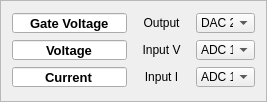
           <widget class="QFrame" name="frame_FourTerminal_ChannelSettings">
            <property name="styleSheet">
             <string notr="true">#frame_FourTerminal_ChannelSettings{
border:1px solid rgb(168,168,168)
}</string>
            </property>
            <property name="frameShape">
             <enum>QFrame::StyledPanel</enum>
            </property>
            <property name="frameShadow">
             <enum>QFrame::Raised</enum>
            </property>
            <layout class="QGridLayout" name="Layout_FourTerminal_ChannelSettings_2" rowstretch="1,1,1" columnstretch="2,1,1">
             <item row="0" column="0">
              <widget class="QLineEdit" name="lineEdit_FourTerminal_NameOutput1">
               <property name="sizePolicy">
                <sizepolicy hsizetype="Fixed" vsizetype="Fixed">
                 <horstretch>0</horstretch>
                 <verstretch>0</verstretch>
                </sizepolicy>
               </property>
               <property name="minimumSize">
                <size>
                 <width>60</width>
                 <height>20</height>
                </size>
               </property>
               <property name="maximumSize">
                <size>
                 <width>300</width>
                 <height>20</height>
                </size>
               </property>
               <property name="font">
                <font>
                 <pointsize>10</pointsize>
                 <weight>75</weight>
                 <bold>true</bold>
                </font>
               </property>
               <property name="toolTip">
                <string>Click to edit name</string>
               </property>
               <property name="styleSheet">
                <string notr="true">#label_Basename{
color: rgb(168, 168, 168)
}</string>
               </property>
               <property name="text">
                <string>Gate Voltage</string>
               </property>
               <property name="alignment">
                <set>Qt::AlignCenter</set>
               </property>
              </widget>
             </item>
             <item row="1" column="1">
              <widget class="QLabel" name="label_FourTerminal_Input1">
               <property name="minimumSize">
                <size>
                 <width>40</width>
                 <height>20</height>
                </size>
               </property>
               <property name="text">
                <string>Input V</string>
               </property>
               <property name="alignment">
                <set>Qt::AlignCenter</set>
               </property>
              </widget>
             </item>
             <item row="0" column="1">
              <widget class="QLabel" name="label_FourTerminal_Output1">
               <property name="minimumSize">
                <size>
                 <width>40</width>
                 <height>20</height>
                </size>
               </property>
               <property name="text">
                <string>Output</string>
               </property>
               <property name="alignment">
                <set>Qt::AlignCenter</set>
               </property>
              </widget>
             </item>
             <item row="1" column="0">
              <widget class="QLineEdit" name="lineEdit_FourTerminal_NameInput1">
               <property name="sizePolicy">
                <sizepolicy hsizetype="Fixed" vsizetype="Fixed">
                 <horstretch>0</horstretch>
                 <verstretch>0</verstretch>
                </sizepolicy>
               </property>
               <property name="minimumSize">
                <size>
                 <width>60</width>
                 <height>20</height>
                </size>
               </property>
               <property name="maximumSize">
                <size>
                 <width>300</width>
                 <height>20</height>
                </size>
               </property>
               <property name="font">
                <font>
                 <pointsize>10</pointsize>
                 <weight>75</weight>
                 <bold>true</bold>
                </font>
               </property>
               <property name="toolTip">
                <string>Click to edit name</string>
               </property>
               <property name="styleSheet">
                <string notr="true">#label_Basename{
color: rgb(168, 168, 168)
}</string>
               </property>
               <property name="text">
                <string>Voltage</string>
               </property>
               <property name="alignment">
                <set>Qt::AlignCenter</set>
               </property>
              </widget>
             </item>
             <item row="0" column="2">
              <widget class="QComboBox" name="comboBox_FourTerminal_Output1">
               <property name="minimumSize">
                <size>
                 <width>59</width>
                 <height>20</height>
                </size>
               </property>
               <property name="maximumSize">
                <size>
                 <width>150</width>
                 <height>22</height>
                </size>
               </property>
               <property name="currentIndex">
                <number>1</number>
               </property>
               <item>
                <property name="text">
                 <string>DAC 1</string>
                </property>
               </item>
               <item>
                <property name="text">
                 <string>DAC 2</string>
                </property>
               </item>
               <item>
                <property name="text">
                 <string>DAC 3</string>
                </property>
               </item>
               <item>
                <property name="text">
                 <string>DAC 4</string>
                </property>
               </item>
              </widget>
             </item>
             <item row="2" column="0">
              <widget class="QLineEdit" name="lineEdit_FourTerminal_NameInput2">
               <property name="sizePolicy">
                <sizepolicy hsizetype="Fixed" vsizetype="Fixed">
                 <horstretch>0</horstretch>
                 <verstretch>0</verstretch>
                </sizepolicy>
               </property>
               <property name="minimumSize">
                <size>
                 <width>60</width>
                 <height>20</height>
                </size>
               </property>
               <property name="maximumSize">
                <size>
                 <width>300</width>
                 <height>20</height>
                </size>
               </property>
               <property name="font">
                <font>
                 <pointsize>10</pointsize>
                 <weight>75</weight>
                 <bold>true</bold>
                </font>
               </property>
               <property name="toolTip">
                <string>Click to edit name</string>
               </property>
               <property name="styleSheet">
                <string notr="true">#label_Basename{
color: rgb(168, 168, 168)
}</string>
               </property>
               <property name="text">
                <string>Current</string>
               </property>
               <property name="alignment">
                <set>Qt::AlignCenter</set>
               </property>
              </widget>
             </item>
             <item row="2" column="1">
              <widget class="QLabel" name="label_FourTerminal_Input2">
               <property name="minimumSize">
                <size>
                 <width>40</width>
                 <height>20</height>
                </size>
               </property>
               <property name="text">
                <string>Input I</string>
               </property>
               <property name="alignment">
                <set>Qt::AlignCenter</set>
               </property>
              </widget>
             </item>
             <item row="1" column="2">
              <widget class="QComboBox" name="comboBox_FourTerminal_Input1">
               <property name="minimumSize">
                <size>
                 <width>59</width>
                 <height>20</height>
                </size>
               </property>
               <property name="maximumSize">
                <size>
                 <width>150</width>
                 <height>22</height>
                </size>
               </property>
               <item>
                <property name="text">
                 <string>ADC 1</string>
                </property>
               </item>
               <item>
                <property name="text">
                 <string>ADC 2</string>
                </property>
               </item>
               <item>
                <property name="text">
                 <string>ADC 3</string>
                </property>
               </item>
               <item>
                <property name="text">
                 <string>ADC 4</string>
                </property>
               </item>
               <item>
                <property name="text">
                 <string>None</string>
                </property>
               </item>
              </widget>
             </item>
             <item row="2" column="2">
              <widget class="QComboBox" name="comboBox_FourTerminal_Input2">
               <property name="minimumSize">
                <size>
                 <width>59</width>
                 <height>20</height>
                </size>
               </property>
               <property name="maximumSize">
                <size>
                 <width>150</width>
                 <height>22</height>
                </size>
               </property>
               <item>
                <property name="text">
                 <string>ADC 1</string>
                </property>
               </item>
               <item>
                <property name="text">
                 <string>ADC 2</string>
                </property>
               </item>
               <item>
                <property name="text">
                 <string>ADC 3</string>
                </property>
               </item>
               <item>
                <property name="text">
                 <string>ADC 4</string>
                </property>
               </item>
               <item>
                <property name="text">
                 <string>None</string>
                </property>
               </item>
              </widget>
             </item>
            </layout>
           </widget>
